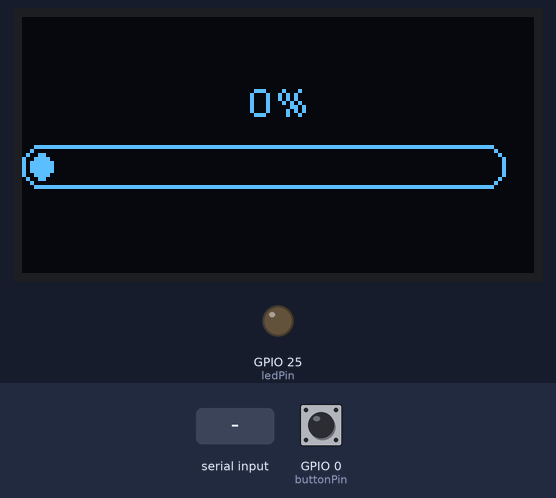
This sketch was run on a simulated ESP32. On the bench: 128×64 one-colour display, output pins drawn as LEDs (lit = HIGH). The test bench sets the inputs (shaded band); at power-on: GPIO 0 (buttonPin) HIGH. The modem accepts every AT command (registered, SIM ready, sends succeed) and sends nothing else; what the sketch prints to the serial monitor is not drawn.

Above: at 0.1 s.
At 5.8 s:
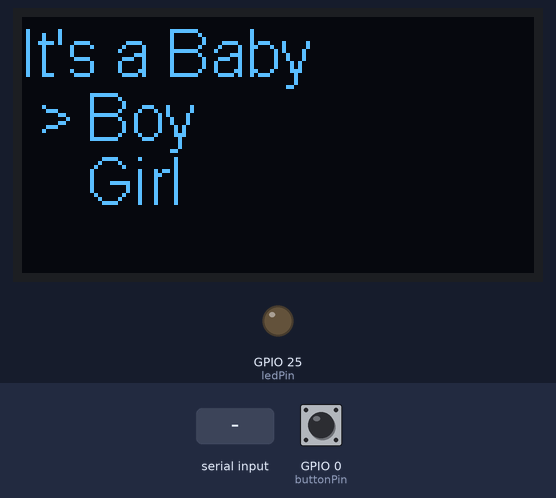
5.9 s: GPIO 0 (buttonPin) pulled LOW for 1 s
At 8.1 s:
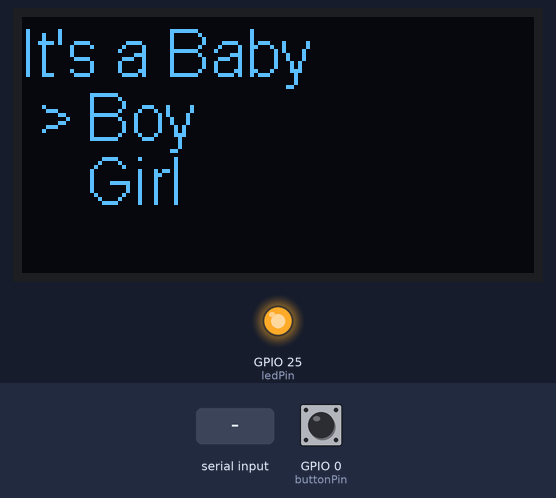
8.4 s: "+RCV" received over the second serial link
Timing chart, 0 to 11.4 s (numbered marks = the images above; inputs shaded):
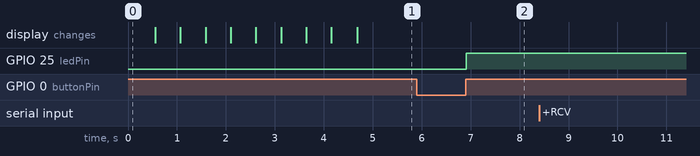

The sketch:

UI_Send.ino
```cpp
#include "Arduino.h"
#include "heltec.h"
#include "lora_config.h"

#define RXD2 19
#define TXD2 22

const int buttonPin = 0;
const int ledPin = 25;
const int shortPressTime = 500; // 500 milliseconds
String received = "FRESH";

int lastState = HIGH;
int currentState;
unsigned long pressedTime  = 0;
unsigned long releasedTime = 0;
bool boy = true;
bool sent = false;

int buttonState = 0;

void drawUI(){
  Heltec.display->clear();
  Heltec.display->setTextAlignment(TEXT_ALIGN_LEFT);
  Heltec.display->setFont(ArialMT_Plain_16);
  Heltec.display->drawString(0, 0, "It's a Baby");
  Heltec.display->drawString(0, 16, "    Boy");
  Heltec.display->drawString(0, 32, "    Girl");
  if(boy == true){
    Heltec.display->drawString(0, 16, " >");
  } else {
    Heltec.display->drawString(0, 32, " >");
  }
  Heltec.display->display();
}
void setup() {
  // put your setup code here, to run once:
  Heltec.begin(true /*DisplayEnable Enable*/, false /*LoRa Disable*/, true /*Serial Enable*/);
  Heltec.display->flipScreenVertically();

  Serial2.begin(115200, SERIAL_8N1, RXD2, TXD2);
  loraSetup();


  Serial.begin(115200);
  pinMode(ledPin, OUTPUT);
  pinMode(buttonPin, INPUT);
}

void loop() {
  drawUI();
  // read the state of the switch/button:
  currentState = digitalRead(buttonPin);
//  Serial.println(currentState);

  if(lastState == HIGH && currentState == LOW) {       // button is pressed
    pressedTime = millis();
  }
  else if(lastState == LOW && currentState == HIGH) { // button is released
    releasedTime = millis();

    long pressDuration = releasedTime - pressedTime;

    if( pressDuration < shortPressTime ) {
      Serial.println("A short press is detected");
      sent = false;

      if(boy == true){
        boy = false;
      } else {
        boy = true;
      }
      //Add in code to move to lower ui item
    } else {
      Serial.println("A long press is detected");
      digitalWrite(ledPin, HIGH);
      sent = true;
      //Add in code to send item based on ui item

    }
  }

  if(sent == true){
    //Send the ping
    digitalWrite(ledPin, HIGH);
    if(boy == true) {
        Serial.println("It's a boy");
        Serial2.print("AT+SEND=0,4,Boy \r\n");
      } else {
        Serial.println("It's a girl");
        Serial2.print("AT+SEND=0,4,Girl\r\n");
      }
  } else {
    digitalWrite(ledPin, LOW);
  }
  // save the the last state
  lastState = currentState;

  if(Serial.available()){
    Serial2.print(Serial.readString()+"\r\n");
  }
  if(Serial2.available()){
    received = Serial2.readString();
    Serial.print(received);
    if(received.startsWith("+RCV")){
      Serial.print(received);
    }
  }
}


//void loop() {
//  // put your main code here, to run repeatedly:
//  buttonState = digitalRead(buttonPin);
//
//  if (buttonState == HIGH) {
//    digitalWrite(ledPin, LOW);
//  } else {
//    digitalWrite(ledPin, HIGH);
//  }
//
//}
```

oled_functions.ino
```cpp
void drawProgressBar(int progress) {

  Heltec.display->clear();
  // draw the progress bar
  Heltec.display->drawProgressBar(0, 32, 120, 10, progress);

  // draw the percentage as String
  Heltec.display->setTextAlignment(TEXT_ALIGN_CENTER);
  Heltec.display->drawString(64, 15, String(progress) + "%");
  Heltec.display->display();
}
```

lora_config.h
```cpp
// Pins
#define RXD2 19
#define TXD2 22

// RYLR Config Variables
#define loraMode 0
#define baud 115200
#define spread 12
#define bandwith 7
#define codingRate 1
#define preamble 4
#define band 915000000
#define address 124 // Unique
#define networkID 13 // Unique
#define cpin "10000000000000000000000000000004" //Unique
#define crfop "15"
```

lora_config.ino
```cpp
void loraSetup(){
  drawProgressBar(0);
  //1
  Serial2.println("AT\r\n");
  delay(500);
  drawProgressBar(round((100/9)*1));

  //2
  Serial2.println("AT+MODE=" + String(loraMode) + "\r\n");
  delay(500);
  drawProgressBar(round((100/9)*2));

  //3
  Serial2.println("AT+IPR=" + String(baud) + "\r\n");
  delay(500);
  drawProgressBar(round((100/9)*3));

  //4
  Serial2.println("AT+PARAMETER=" + String(spread) + "," + String(bandwith) + "," + String(codingRate) + "," + String(preamble) + "\r\n");
  delay(500);
  drawProgressBar(round((100/9)*4));

  //5
  Serial2.println("AT+BAND=" + String(band) + "\r\n");
  delay(500);
  drawProgressBar(round((100/9)*5));

  //6
  Serial2.println("AT+ADDRESS=" + String(address) + "\r\n");
  delay(500);
  drawProgressBar(round((100/9)*6));

  //7
  Serial2.println("AT+NETWORKID=" + String(networkID) + "\r\n");
  delay(500);
  drawProgressBar(round((100/9)*7));

  //8
  Serial2.print("AT+CPIN=" + String(cpin) + "\r\n");
  delay(500);
  drawProgressBar(round((100/9)*8));

  //9
  Serial2.println("AT+CRFOP=" + String(crfop) + "\r\n");
  delay(500);
  drawProgressBar(round((100/9)*9));
}
```

Measured:
- after the input at 5.9 s, GPIO 25 (ledPin): LOW → HIGH after 1.0 s
- after the input at 8.4 s, every drawn part: stays the same
